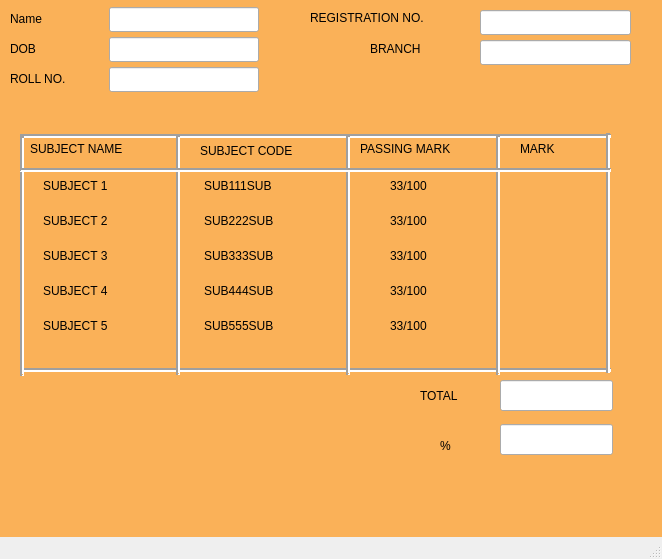
<?xml version="1.0" encoding="UTF-8"?>
<ui version="4.0">
 <class>showresult</class>
 <widget class="QMainWindow" name="showresult">
  <property name="geometry">
   <rect>
    <x>0</x>
    <y>0</y>
    <width>662</width>
    <height>559</height>
   </rect>
  </property>
  <property name="windowTitle">
   <string> RESULT </string>
  </property>
  <widget class="QWidget" name="centralwidget">
   <widget class="QLabel" name="label">
    <property name="geometry">
     <rect>
      <x>0</x>
      <y>0</y>
      <width>662</width>
      <height>731</height>
     </rect>
    </property>
    <property name="styleSheet">
     <string notr="true">background-color: rgb(250, 177, 88);</string>
    </property>
    <property name="text">
     <string/>
    </property>
   </widget>
   <widget class="QLabel" name="label_2">
    <property name="geometry">
     <rect>
      <x>130</x>
      <y>120</y>
      <width>67</width>
      <height>17</height>
     </rect>
    </property>
    <property name="text">
     <string/>
    </property>
   </widget>
   <widget class="QLabel" name="label_3">
    <property name="geometry">
     <rect>
      <x>10</x>
      <y>10</y>
      <width>67</width>
      <height>17</height>
     </rect>
    </property>
    <property name="styleSheet">
     <string notr="true">font: 63 12pt &quot;URW Bookman&quot;;</string>
    </property>
    <property name="text">
     <string>Name</string>
    </property>
   </widget>
   <widget class="QLabel" name="label_4">
    <property name="geometry">
     <rect>
      <x>10</x>
      <y>40</y>
      <width>67</width>
      <height>17</height>
     </rect>
    </property>
    <property name="styleSheet">
     <string notr="true">font: 63 12pt &quot;URW Bookman&quot;;</string>
    </property>
    <property name="text">
     <string>DOB</string>
    </property>
   </widget>
   <widget class="QLabel" name="label_5">
    <property name="geometry">
     <rect>
      <x>10</x>
      <y>70</y>
      <width>91</width>
      <height>17</height>
     </rect>
    </property>
    <property name="styleSheet">
     <string notr="true">font: 63 12pt &quot;URW Bookman&quot;;</string>
    </property>
    <property name="text">
     <string>ROLL NO.</string>
    </property>
   </widget>
   <widget class="QLabel" name="label_6">
    <property name="geometry">
     <rect>
      <x>310</x>
      <y>10</y>
      <width>161</width>
      <height>16</height>
     </rect>
    </property>
    <property name="styleSheet">
     <string notr="true">font: 63 12pt &quot;URW Bookman&quot;;</string>
    </property>
    <property name="text">
     <string>REGISTRATION NO.</string>
    </property>
   </widget>
   <widget class="QLineEdit" name="I1">
    <property name="geometry">
     <rect>
      <x>109</x>
      <y>7</y>
      <width>150</width>
      <height>25</height>
     </rect>
    </property>
   </widget>
   <widget class="QLineEdit" name="I2">
    <property name="geometry">
     <rect>
      <x>109</x>
      <y>37</y>
      <width>150</width>
      <height>25</height>
     </rect>
    </property>
   </widget>
   <widget class="QLineEdit" name="I3">
    <property name="geometry">
     <rect>
      <x>109</x>
      <y>67</y>
      <width>150</width>
      <height>25</height>
     </rect>
    </property>
   </widget>
   <widget class="QLineEdit" name="I4">
    <property name="geometry">
     <rect>
      <x>480</x>
      <y>10</y>
      <width>151</width>
      <height>25</height>
     </rect>
    </property>
    <property name="text">
     <string/>
    </property>
   </widget>
   <widget class="QLineEdit" name="I5">
    <property name="geometry">
     <rect>
      <x>480</x>
      <y>40</y>
      <width>151</width>
      <height>25</height>
     </rect>
    </property>
   </widget>
   <widget class="QLabel" name="label_7">
    <property name="geometry">
     <rect>
      <x>370</x>
      <y>40</y>
      <width>91</width>
      <height>17</height>
     </rect>
    </property>
    <property name="styleSheet">
     <string notr="true">font: 63 12pt &quot;URW Bookman&quot;;</string>
    </property>
    <property name="text">
     <string>BRANCH</string>
    </property>
   </widget>
   <widget class="Line" name="line">
    <property name="geometry">
     <rect>
      <x>20</x>
      <y>126</y>
      <width>591</width>
      <height>20</height>
     </rect>
    </property>
    <property name="lineWidth">
     <number>2</number>
    </property>
    <property name="orientation">
     <enum>Qt::Horizontal</enum>
    </property>
   </widget>
   <widget class="Line" name="line_2">
    <property name="geometry">
     <rect>
      <x>20</x>
      <y>360</y>
      <width>591</width>
      <height>20</height>
     </rect>
    </property>
    <property name="lineWidth">
     <number>2</number>
    </property>
    <property name="orientation">
     <enum>Qt::Horizontal</enum>
    </property>
   </widget>
   <widget class="Line" name="line_3">
    <property name="geometry">
     <rect>
      <x>14</x>
      <y>136</y>
      <width>16</width>
      <height>240</height>
     </rect>
    </property>
    <property name="lineWidth">
     <number>2</number>
    </property>
    <property name="orientation">
     <enum>Qt::Vertical</enum>
    </property>
   </widget>
   <widget class="QLabel" name="label_8">
    <property name="geometry">
     <rect>
      <x>30</x>
      <y>140</y>
      <width>141</width>
      <height>17</height>
     </rect>
    </property>
    <property name="styleSheet">
     <string notr="true">font: 63 12pt &quot;URW Bookman&quot;;</string>
    </property>
    <property name="text">
     <string>SUBJECT NAME</string>
    </property>
   </widget>
   <widget class="Line" name="line_4">
    <property name="geometry">
     <rect>
      <x>170</x>
      <y>135</y>
      <width>16</width>
      <height>240</height>
     </rect>
    </property>
    <property name="lineWidth">
     <number>2</number>
    </property>
    <property name="orientation">
     <enum>Qt::Vertical</enum>
    </property>
   </widget>
   <widget class="QLabel" name="label_9">
    <property name="geometry">
     <rect>
      <x>200</x>
      <y>140</y>
      <width>141</width>
      <height>21</height>
     </rect>
    </property>
    <property name="styleSheet">
     <string notr="true">font: 63 12pt &quot;URW Bookman&quot;;</string>
    </property>
    <property name="text">
     <string>SUBJECT CODE</string>
    </property>
   </widget>
   <widget class="Line" name="line_5">
    <property name="geometry">
     <rect>
      <x>340</x>
      <y>135</y>
      <width>16</width>
      <height>240</height>
     </rect>
    </property>
    <property name="lineWidth">
     <number>2</number>
    </property>
    <property name="orientation">
     <enum>Qt::Vertical</enum>
    </property>
   </widget>
   <widget class="QLabel" name="label_10">
    <property name="geometry">
     <rect>
      <x>360</x>
      <y>140</y>
      <width>131</width>
      <height>17</height>
     </rect>
    </property>
    <property name="styleSheet">
     <string notr="true">font: 63 12pt &quot;URW Bookman&quot;;</string>
    </property>
    <property name="text">
     <string>PASSING MARK</string>
    </property>
   </widget>
   <widget class="QLabel" name="label_11">
    <property name="geometry">
     <rect>
      <x>520</x>
      <y>140</y>
      <width>67</width>
      <height>17</height>
     </rect>
    </property>
    <property name="styleSheet">
     <string notr="true">font: 63 12pt &quot;URW Bookman&quot;;</string>
    </property>
    <property name="text">
     <string>MARK</string>
    </property>
   </widget>
   <widget class="Line" name="line_6">
    <property name="geometry">
     <rect>
      <x>490</x>
      <y>135</y>
      <width>16</width>
      <height>240</height>
     </rect>
    </property>
    <property name="lineWidth">
     <number>2</number>
    </property>
    <property name="orientation">
     <enum>Qt::Vertical</enum>
    </property>
   </widget>
   <widget class="Line" name="line_7">
    <property name="geometry">
     <rect>
      <x>600</x>
      <y>133</y>
      <width>16</width>
      <height>240</height>
     </rect>
    </property>
    <property name="lineWidth">
     <number>2</number>
    </property>
    <property name="orientation">
     <enum>Qt::Vertical</enum>
    </property>
   </widget>
   <widget class="Line" name="line_8">
    <property name="geometry">
     <rect>
      <x>20</x>
      <y>160</y>
      <width>591</width>
      <height>20</height>
     </rect>
    </property>
    <property name="lineWidth">
     <number>2</number>
    </property>
    <property name="orientation">
     <enum>Qt::Horizontal</enum>
    </property>
   </widget>
   <widget class="QLabel" name="label_12">
    <property name="geometry">
     <rect>
      <x>43</x>
      <y>175</y>
      <width>101</width>
      <height>22</height>
     </rect>
    </property>
    <property name="styleSheet">
     <string notr="true">font: 63 13pt &quot;URW Bookman&quot;;</string>
    </property>
    <property name="text">
     <string>SUBJECT 1</string>
    </property>
   </widget>
   <widget class="QLabel" name="label_17">
    <property name="geometry">
     <rect>
      <x>204</x>
      <y>175</y>
      <width>111</width>
      <height>22</height>
     </rect>
    </property>
    <property name="styleSheet">
     <string notr="true">font: 63 13pt &quot;URW Bookman&quot;;</string>
    </property>
    <property name="text">
     <string>SUB111SUB</string>
    </property>
   </widget>
   <widget class="QLabel" name="label_22">
    <property name="geometry">
     <rect>
      <x>390</x>
      <y>175</y>
      <width>67</width>
      <height>22</height>
     </rect>
    </property>
    <property name="styleSheet">
     <string notr="true">font: 63 13pt &quot;URW Bookman&quot;;</string>
    </property>
    <property name="text">
     <string>33/100</string>
    </property>
   </widget>
   <widget class="QLabel" name="label_13">
    <property name="geometry">
     <rect>
      <x>43</x>
      <y>210</y>
      <width>101</width>
      <height>22</height>
     </rect>
    </property>
    <property name="styleSheet">
     <string notr="true">font: 63 13pt &quot;URW Bookman&quot;;</string>
    </property>
    <property name="text">
     <string>SUBJECT 2</string>
    </property>
   </widget>
   <widget class="QLabel" name="label_14">
    <property name="geometry">
     <rect>
      <x>43</x>
      <y>245</y>
      <width>101</width>
      <height>22</height>
     </rect>
    </property>
    <property name="styleSheet">
     <string notr="true">font: 63 13pt &quot;URW Bookman&quot;;</string>
    </property>
    <property name="text">
     <string>SUBJECT 3</string>
    </property>
   </widget>
   <widget class="QLabel" name="label_15">
    <property name="geometry">
     <rect>
      <x>43</x>
      <y>280</y>
      <width>101</width>
      <height>22</height>
     </rect>
    </property>
    <property name="styleSheet">
     <string notr="true">font: 63 13pt &quot;URW Bookman&quot;;</string>
    </property>
    <property name="text">
     <string>SUBJECT 4</string>
    </property>
   </widget>
   <widget class="QLabel" name="label_16">
    <property name="geometry">
     <rect>
      <x>43</x>
      <y>315</y>
      <width>101</width>
      <height>22</height>
     </rect>
    </property>
    <property name="styleSheet">
     <string notr="true">font: 63 13pt &quot;URW Bookman&quot;;</string>
    </property>
    <property name="text">
     <string>SUBJECT 5</string>
    </property>
   </widget>
   <widget class="QLabel" name="label_18">
    <property name="geometry">
     <rect>
      <x>204</x>
      <y>210</y>
      <width>111</width>
      <height>22</height>
     </rect>
    </property>
    <property name="styleSheet">
     <string notr="true">font: 63 13pt &quot;URW Bookman&quot;;</string>
    </property>
    <property name="text">
     <string>SUB222SUB</string>
    </property>
   </widget>
   <widget class="QLabel" name="label_19">
    <property name="geometry">
     <rect>
      <x>204</x>
      <y>245</y>
      <width>111</width>
      <height>22</height>
     </rect>
    </property>
    <property name="styleSheet">
     <string notr="true">font: 63 13pt &quot;URW Bookman&quot;;</string>
    </property>
    <property name="text">
     <string>SUB333SUB</string>
    </property>
   </widget>
   <widget class="QLabel" name="label_20">
    <property name="geometry">
     <rect>
      <x>204</x>
      <y>280</y>
      <width>111</width>
      <height>22</height>
     </rect>
    </property>
    <property name="styleSheet">
     <string notr="true">font: 63 13pt &quot;URW Bookman&quot;;</string>
    </property>
    <property name="text">
     <string>SUB444SUB</string>
    </property>
   </widget>
   <widget class="QLabel" name="label_21">
    <property name="geometry">
     <rect>
      <x>204</x>
      <y>315</y>
      <width>111</width>
      <height>22</height>
     </rect>
    </property>
    <property name="styleSheet">
     <string notr="true">font: 63 13pt &quot;URW Bookman&quot;;</string>
    </property>
    <property name="text">
     <string>SUB555SUB</string>
    </property>
   </widget>
   <widget class="QLabel" name="label_23">
    <property name="geometry">
     <rect>
      <x>390</x>
      <y>210</y>
      <width>67</width>
      <height>22</height>
     </rect>
    </property>
    <property name="styleSheet">
     <string notr="true">font: 63 13pt &quot;URW Bookman&quot;;</string>
    </property>
    <property name="text">
     <string>33/100</string>
    </property>
   </widget>
   <widget class="QLabel" name="label_24">
    <property name="geometry">
     <rect>
      <x>390</x>
      <y>245</y>
      <width>67</width>
      <height>22</height>
     </rect>
    </property>
    <property name="styleSheet">
     <string notr="true">font: 63 13pt &quot;URW Bookman&quot;;</string>
    </property>
    <property name="text">
     <string>33/100</string>
    </property>
   </widget>
   <widget class="QLabel" name="label_25">
    <property name="geometry">
     <rect>
      <x>390</x>
      <y>280</y>
      <width>67</width>
      <height>22</height>
     </rect>
    </property>
    <property name="styleSheet">
     <string notr="true">font: 63 13pt &quot;URW Bookman&quot;;</string>
    </property>
    <property name="text">
     <string>33/100</string>
    </property>
   </widget>
   <widget class="QLabel" name="label_26">
    <property name="geometry">
     <rect>
      <x>390</x>
      <y>315</y>
      <width>67</width>
      <height>22</height>
     </rect>
    </property>
    <property name="styleSheet">
     <string notr="true">font: 63 13pt &quot;URW Bookman&quot;;</string>
    </property>
    <property name="text">
     <string>33/100</string>
    </property>
   </widget>
   <widget class="QLineEdit" name="T1">
    <property name="geometry">
     <rect>
      <x>510</x>
      <y>175</y>
      <width>81</width>
      <height>28</height>
     </rect>
    </property>
    <property name="styleSheet">
     <string notr="true">font: 63 13pt &quot;URW Bookman&quot;;
background-color: rgb(250, 177, 88);</string>
    </property>
    <property name="text">
     <string/>
    </property>
    <property name="frame">
     <bool>false</bool>
    </property>
    <property name="alignment">
     <set>Qt::AlignCenter</set>
    </property>
   </widget>
   <widget class="QLineEdit" name="T2">
    <property name="geometry">
     <rect>
      <x>510</x>
      <y>208</y>
      <width>81</width>
      <height>28</height>
     </rect>
    </property>
    <property name="styleSheet">
     <string notr="true">font: 63 13pt &quot;URW Bookman&quot;;
background-color: rgb(250, 177, 88);</string>
    </property>
    <property name="text">
     <string/>
    </property>
    <property name="frame">
     <bool>false</bool>
    </property>
    <property name="alignment">
     <set>Qt::AlignCenter</set>
    </property>
   </widget>
   <widget class="QLineEdit" name="T3">
    <property name="geometry">
     <rect>
      <x>510</x>
      <y>243</y>
      <width>81</width>
      <height>28</height>
     </rect>
    </property>
    <property name="styleSheet">
     <string notr="true">font: 63 13pt &quot;URW Bookman&quot;;
background-color: rgb(250, 177, 88);</string>
    </property>
    <property name="text">
     <string/>
    </property>
    <property name="frame">
     <bool>false</bool>
    </property>
    <property name="alignment">
     <set>Qt::AlignCenter</set>
    </property>
   </widget>
   <widget class="QLineEdit" name="T4">
    <property name="geometry">
     <rect>
      <x>510</x>
      <y>280</y>
      <width>81</width>
      <height>28</height>
     </rect>
    </property>
    <property name="styleSheet">
     <string notr="true">font: 63 13pt &quot;URW Bookman&quot;;
background-color: rgb(250, 177, 88);</string>
    </property>
    <property name="text">
     <string/>
    </property>
    <property name="frame">
     <bool>false</bool>
    </property>
    <property name="alignment">
     <set>Qt::AlignCenter</set>
    </property>
   </widget>
   <widget class="QLineEdit" name="T5">
    <property name="geometry">
     <rect>
      <x>510</x>
      <y>320</y>
      <width>81</width>
      <height>28</height>
     </rect>
    </property>
    <property name="styleSheet">
     <string notr="true">font: 63 13pt &quot;URW Bookman&quot;;
background-color: rgb(250, 177, 88);</string>
    </property>
    <property name="text">
     <string/>
    </property>
    <property name="frame">
     <bool>false</bool>
    </property>
    <property name="alignment">
     <set>Qt::AlignCenter</set>
    </property>
   </widget>
   <widget class="QLineEdit" name="T6">
    <property name="geometry">
     <rect>
      <x>500</x>
      <y>380</y>
      <width>113</width>
      <height>31</height>
     </rect>
    </property>
    <property name="styleSheet">
     <string notr="true">font: 63 15pt &quot;URW Bookman&quot;;</string>
    </property>
    <property name="text">
     <string/>
    </property>
    <property name="alignment">
     <set>Qt::AlignCenter</set>
    </property>
   </widget>
   <widget class="QLabel" name="label_27">
    <property name="geometry">
     <rect>
      <x>420</x>
      <y>380</y>
      <width>67</width>
      <height>31</height>
     </rect>
    </property>
    <property name="styleSheet">
     <string notr="true">font: 63 15pt &quot;URW Bookman&quot;;</string>
    </property>
    <property name="text">
     <string>TOTAL</string>
    </property>
   </widget>
   <widget class="QLabel" name="label_28">
    <property name="geometry">
     <rect>
      <x>440</x>
      <y>430</y>
      <width>31</width>
      <height>31</height>
     </rect>
    </property>
    <property name="styleSheet">
     <string notr="true">font: 63 15pt &quot;URW Bookman&quot;;</string>
    </property>
    <property name="text">
     <string>%</string>
    </property>
   </widget>
   <widget class="QLineEdit" name="T7">
    <property name="geometry">
     <rect>
      <x>500</x>
      <y>424</y>
      <width>113</width>
      <height>31</height>
     </rect>
    </property>
    <property name="styleSheet">
     <string notr="true">font: 63 15pt &quot;URW Bookman&quot;;</string>
    </property>
    <property name="alignment">
     <set>Qt::AlignCenter</set>
    </property>
   </widget>
  </widget>
  <widget class="QMenuBar" name="menubar">
   <property name="geometry">
    <rect>
     <x>0</x>
     <y>0</y>
     <width>662</width>
     <height>22</height>
    </rect>
   </property>
  </widget>
  <widget class="QStatusBar" name="statusbar"/>
 </widget>
 <resources/>
 <connections/>
</ui>
